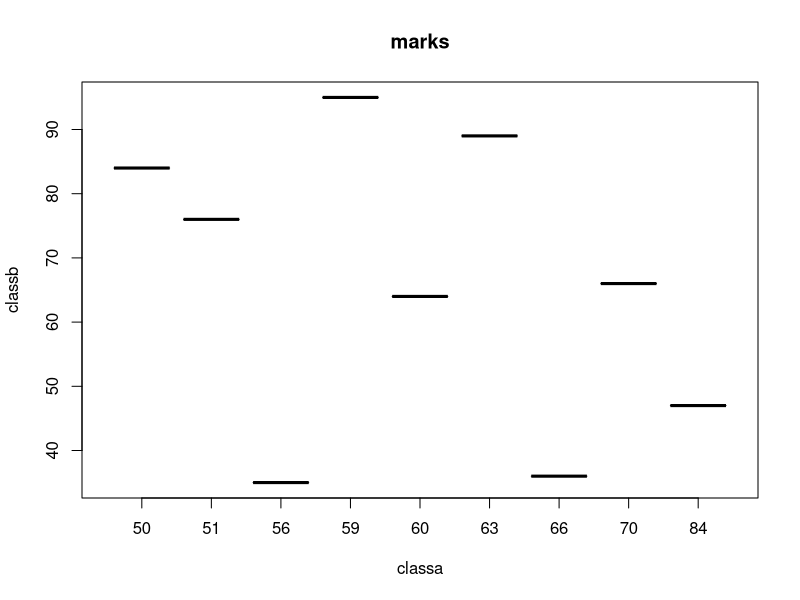

This chart was generated by the following R code:
classa<-c(76,35,47,64,95,66,89,36,84,76,35,47,64,95,66,89,36,84)
classb<-c(51,56,84,60,59,70,63,66,50,51,56,84,60,59,70,63,66,50)
print(mean(classa))
print(median(classa))
print(range(classa))
print(mean(classb))
print(median(classb))
print(range(classb))
boxplot(classa~classb,xlab="classa",ylab="classb",main="marks")